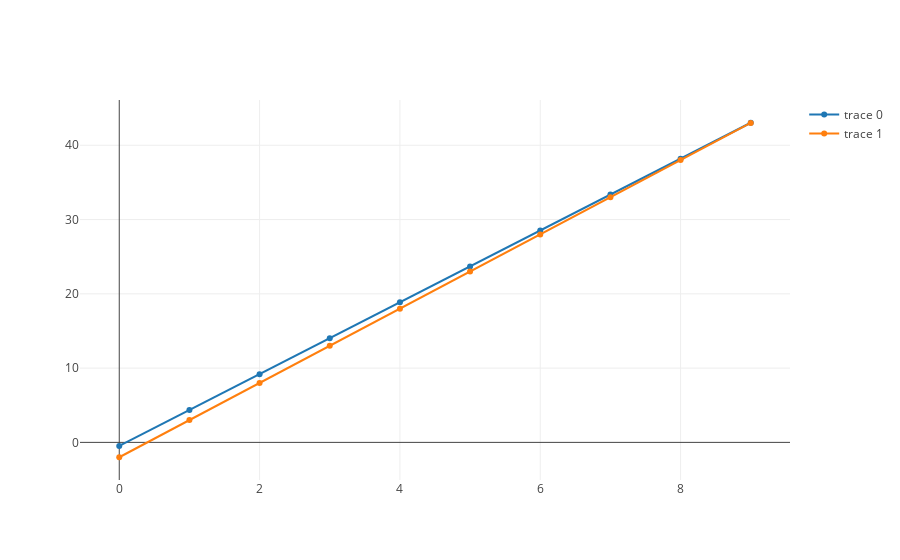

Notebook code cell kept with this figure:
### Code cell
var estimatedParameter = MCMC.estimateParameter(res, 1000)
console.log(estimatedParameter)
console.log(summaryToModelParameter(estimatedParameter,"mean"))

function summaryToModelParameter(summary,useProp){
    return summary.map(s => {
        let obj = {}
        Object.entries(s).map(kv => {
            obj[kv[0]] = kv[1][useProp]
        })
        return obj
    })
}

var estimated = model(summaryToModelParameter(estimatedParameter,"mean"),data)

Plotly([
    {
        x: estimated.x,
        y: estimated.y,
        name:estimated
    },
    {
        x: precise.x,
        y: precise.y,
        name:precise
    }
])

### Figure 1 — Plotly figure (JSON) as saved in the notebook; plotly's stock layout.template omitted (floating-point values rounded to 4 significant figures)
{"data": [{"uid": "4a7a7b", "x": [0, 1, 2, 3, 4, 5, 6, 7, 8, 9], "y": [-0.4814, 4.353, 9.188, 14.02, 18.86, 23.69, 28.53, 33.36, 38.2, 43.03]}, {"uid": "218dcc", "x": [0, 1, 2, 3, 4, 5, 6, 7, 8, 9], "y": [-2, 3, 8, 13, 18, 23, 28, 33, 38, 43]}], "layout": {}}
